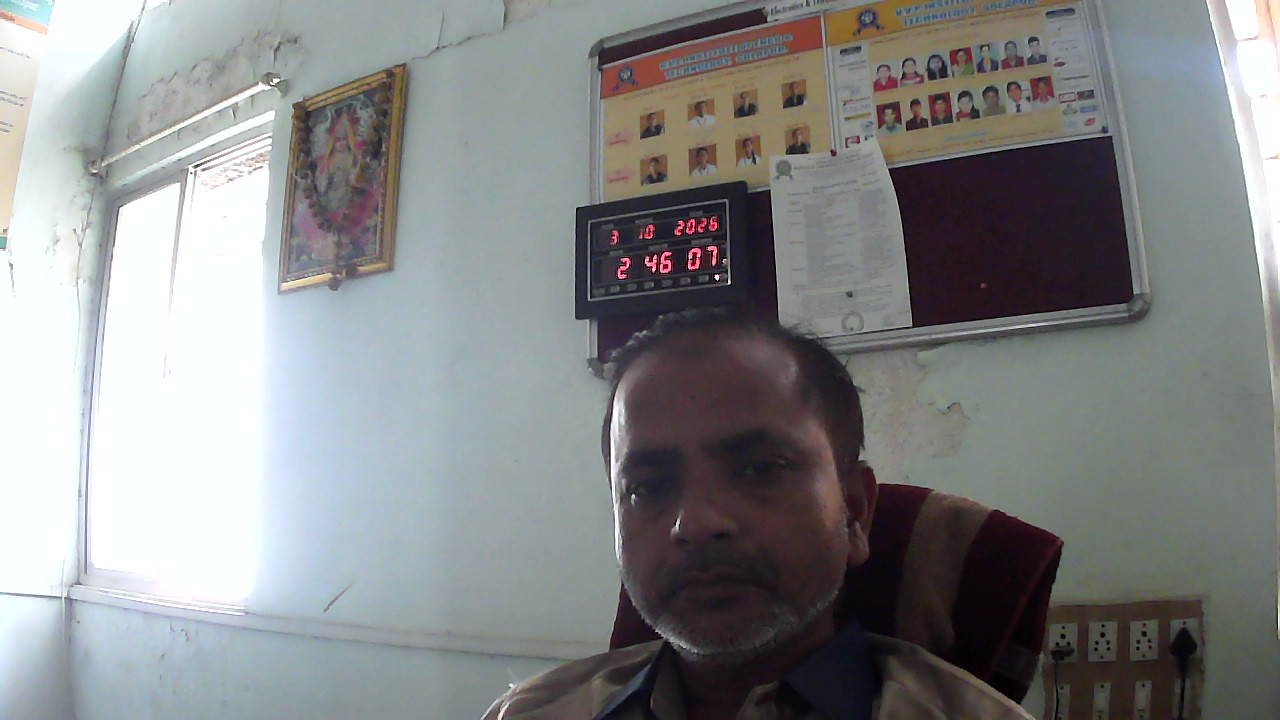
#> input picture WIN_20261003_14_46_36_Pro.jpg, 1280 x 720 px
$ python -i face_utils.py   (imports and definitions only)
#> lines starting #> are read from the running program, lines starting #| are printed output that depends on the picture
#> further down, picture is the input picture: shape (720, 1280, 3); mean B, G, R 135.8, 135.1, 133.5
from __future__ import annotations

import os
import sys
import tempfile
import urllib.request
from pathlib import Path
from typing import Any, List, Optional

import cv2
import numpy as np

from src.database import fetch_known_students


CASCADE_URL = "https://raw.githubusercontent.com/opencv/opencv/master/data/haarcascades/haarcascade_frontalface_default.xml"


# [97 lines left out: functions _find_haarcascade_xml, ensure_local_face_cascade, get_face_cascade, _detect_faces_in_gray, not called in this run]


def _descriptor_from_face(face_image: np.ndarray) -> np.ndarray:
    gray = cv2.cvtColor(face_image, cv2.COLOR_BGR2GRAY)
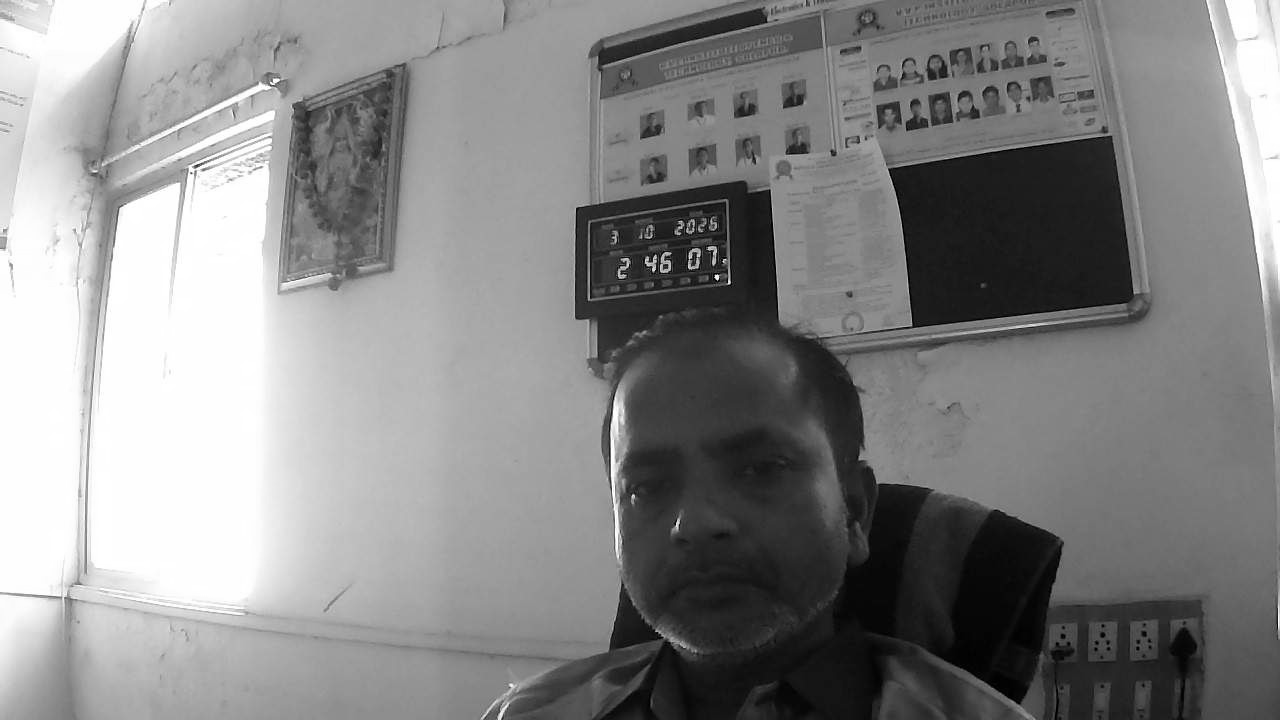
#> gray: shape (720, 1280); min 0, max 255, mean 134.7
    gray = cv2.resize(gray, (64, 64), interpolation=cv2.INTER_AREA)
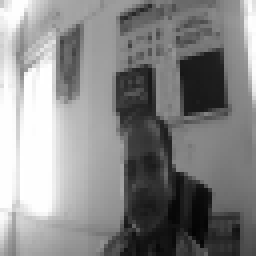
#> gray: shape (64, 64) (shown 4 times larger); min 3, max 255, mean 134.7
    hist = cv2.calcHist([gray], [0], None, [128], [0, 256])
#> hist = 128 values, max 329 at index 127, min 0 at index 0, mean 32
    hist = cv2.normalize(hist, hist).flatten().astype(float)
#> hist = 128 values, max 0.633 at index 127, min 0 at index 0, mean 0.0615
    return hist


# [95 lines left out: functions ensure_single_face, save_uploaded_file, find_best_match, detect_and_match_faces, annotated_frame, not called in this run]

>>> import cv2
>>> picture = cv2.imread('../WIN_20261003_14_46_36_Pro.jpg')
>>> result = _descriptor_from_face(picture)
#> result has the same summary as hist in _descriptor_from_face

$ run again, on WIN_20261004_15_00_36_Pro.jpg
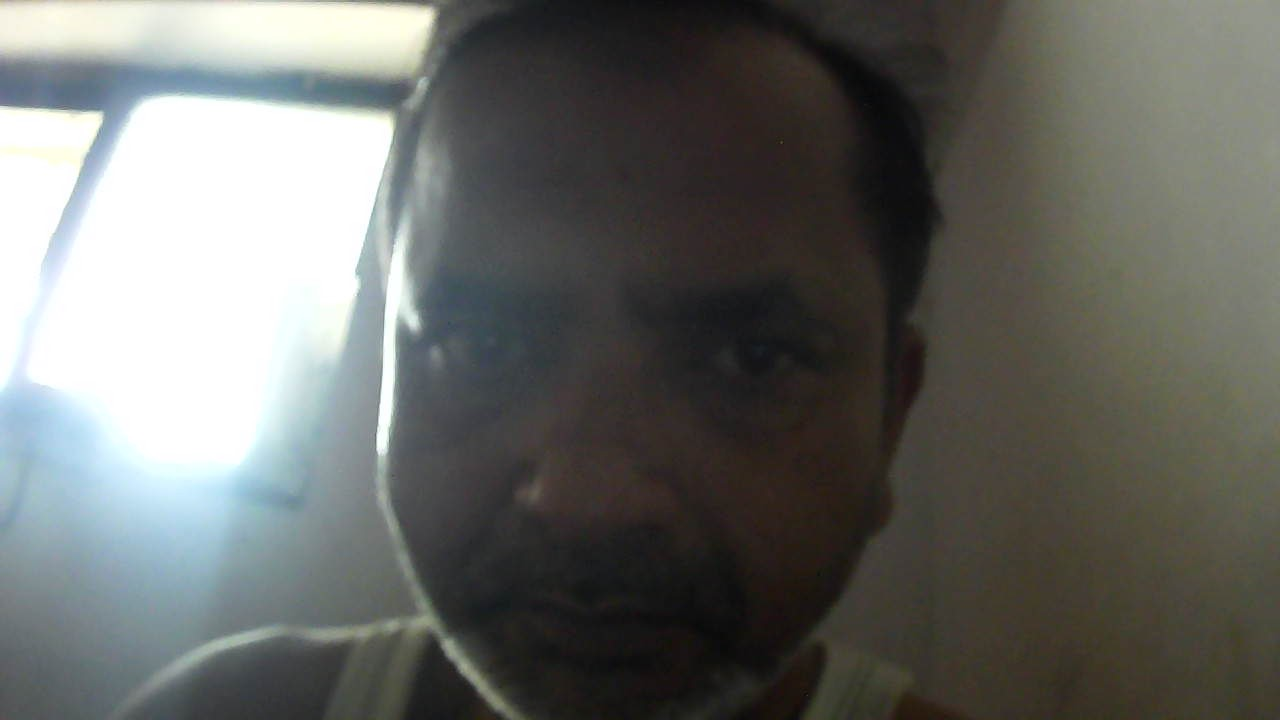
#> input picture WIN_20261004_15_00_36_Pro.jpg, 1280 x 720 px
#> picture is the input picture: shape (720, 1280, 3); mean B, G, R 102.2, 106.1, 104.6
#> in _descriptor_from_face, `gray = cv2.cvtColor(face_image, cv2.COLOR_BGR2GRAY)`:
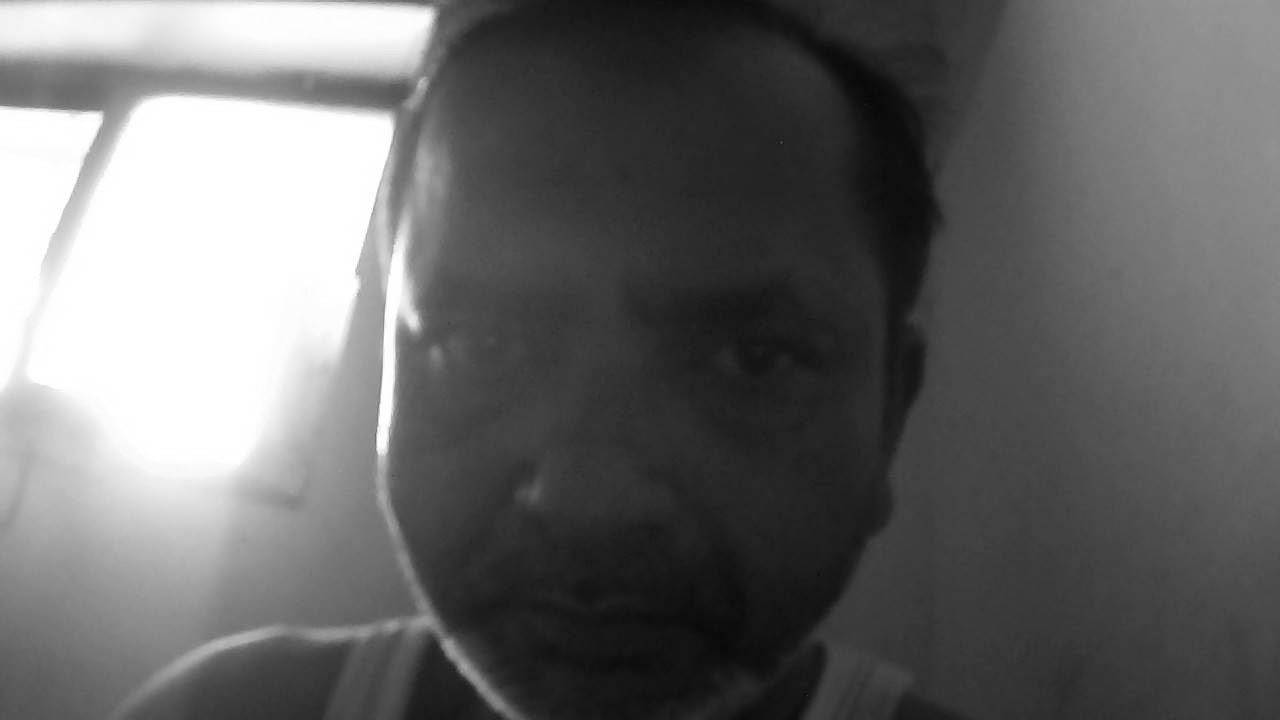
#> gray: shape (720, 1280); min 6, max 255, mean 105.2
#> in _descriptor_from_face, `gray = cv2.resize(gray, (64, 64), interpolation=cv2.INTER_AREA)`:
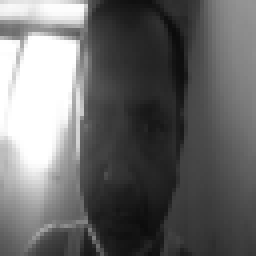
#> gray: shape (64, 64) (shown 4 times larger); min 11, max 255, mean 105.2
#> in _descriptor_from_face, `hist = cv2.calcHist([gray], [0], None, [128], [0, 256])`: hist = 128 values, max 391 at index 127, min 0 at index 0, mean 32
#> in _descriptor_from_face, `hist = cv2.normalize(hist, hist).flatten().astype(float)`: hist = 128 values, max 0.668 at index 127, min 0 at index 0, mean 0.0547
#> result has the same summary as hist in _descriptor_from_face
